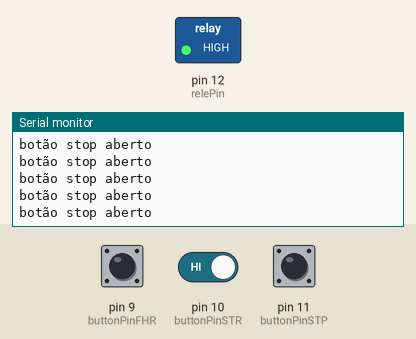
A sketch run on a simulated Arduino Uno, built with avr-gcc and run on an emulated ATmega328P. On the bench: switched loads named in the sketch (green lamp = pin HIGH), the last lines printed to the serial monitor. The inputs (shaded band) are chosen by the test bench; at power-on: pin 9 (buttonPinFHR) HIGH, pin 11 (buttonPinSTP) HIGH, pin 10 (buttonPinSTR) HIGH.

Above: at 1.2 s.
1.3 s: pin 9 (buttonPinFHR) pulled LOW for 0.15 s
4.4 s: pin 11 (buttonPinSTP) pulled LOW for 3.2 s
10.6 s: pin 9 (buttonPinFHR) driven LOW and pin 10 (buttonPinSTR) driven LOW
At 11.6 s:
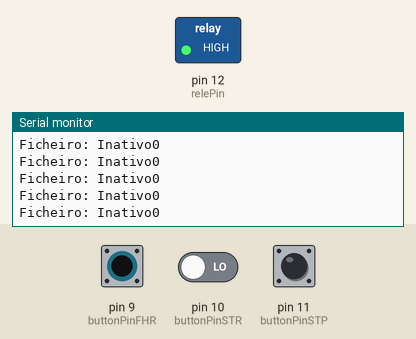
13.6 s: pin 9 (buttonPinFHR) driven HIGH
At 14.4 s:
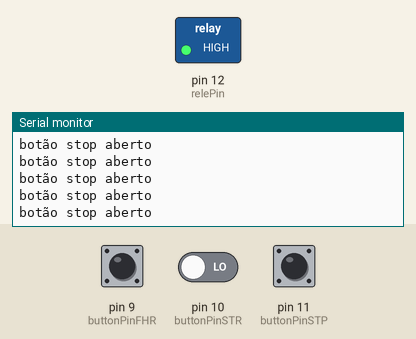
16.6 s: pin 9 (buttonPinFHR) driven LOW
At 17.7 s:
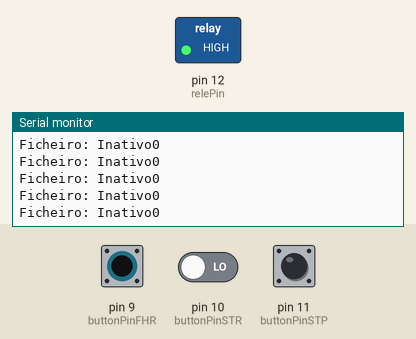
19.6 s: pin 9 (buttonPinFHR) driven HIGH and pin 10 (buttonPinSTR) driven HIGH
At 20.3 s:
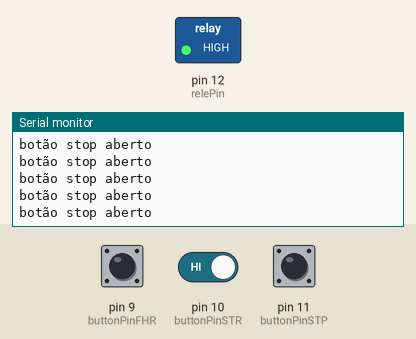

Measured:
- after the input at 10.6 s, the serial monitor: prints a new line after 0.08 s (image 1)

The sketch:

tomboFinal.ino
```cpp
const int buttonPinFHR = 9;    // Ficheiro
const int buttonPinSTR = 10;   // Start
const int buttonPinSTP = 11;   // Stop
const int relePin = 12;      //Rele

int buttonPushCounter = 0;
int buttonStateFHR = 0;
int buttonStateSTR = 0;
int buttonStateSTP = 0;
int lastButtonState = 1;
int relePinState = 1;

void setup() {
  Serial.begin(9600);
  pinMode(buttonPinFHR, INPUT_PULLUP);
  pinMode(buttonPinSTR, INPUT_PULLUP);
  pinMode(buttonPinSTP, INPUT_PULLUP);
  pinMode(relePin, OUTPUT);
  digitalWrite(relePin, HIGH);
}

void loop() {
  // verifica se o ficheiro está ativo
  buttonStateFHR = digitalRead(buttonPinFHR);
  buttonStateSTR = digitalRead(buttonPinSTR);
  buttonStateSTP = digitalRead(buttonPinSTP);
  if (buttonStateFHR == HIGH) {
    if (buttonStateSTP == LOW) {
      if (buttonStateSTR != lastButtonState) {
        //buttonStateSTR = digitalRead(buttonPinSTR);
        //permite executar a ação somente quando soltar o botão
        lastButtonState = digitalRead(buttonPinSTR);
        delay(50);
          if (buttonStateSTR = lastButtonState) {
            digitalWrite(relePin, LOW);
            delay(800);
            lastButtonState = 1;
            buttonStateSTR = digitalRead(buttonPinSTR);
            //digitalWrite(relePin, HIGH);
            //buttonStateSTR = digitalRead(buttonPinSTR);
            //buttonStateSTP = digitalRead(buttonPinSTP);
            //if (buttonStateSTR != buttonStateSTP) {
            //  digitalWrite(relePin, HIGH);
            //}
          //}else{
          //  Serial.println(lastButtonState);
          }
      } else {
        //Serial.println("buttonStateSTR != lastButtonState");
        digitalWrite(relePin, HIGH);
      }
      digitalWrite(relePin, HIGH);
    }else {
      Serial.println("botão stop aberto");
      digitalWrite(relePin, HIGH);
    }
  } else {
    Serial.print("Ficheiro: Inativo");
    Serial.println(buttonStateFHR);
  }
}
```
